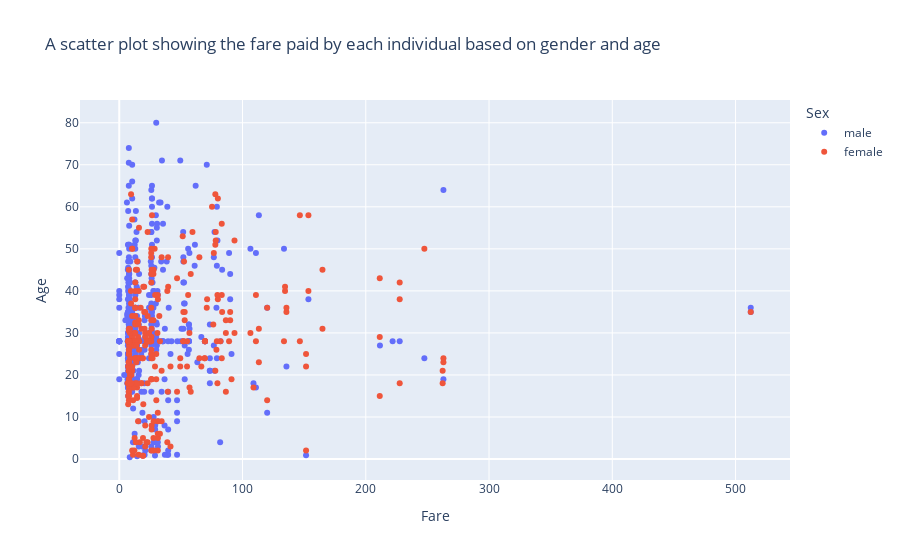

The notebook cell this image was saved under:
### Markdown cell above
Answer 6: Using a scatter plot, plot the ages to the fare paid by the each passenger based on their
gender.

### Code cell
fig = px.scatter(titanic_DS, x="Fare", y="Age", color="Sex",
                title="A scatter plot showing the fare paid by each individual based on gender and age")

# show plot 
fig.show()

### Figure 1 — Plotly figure (JSON) as saved in the notebook; plotly's stock layout.template omitted (floating-point values rounded to 4 significant figures; data arrays with more than 128 entries replaced by an {"elided": "..."} marker saying what was removed)
{"data": [{"hovertemplate": "Sex=male<br>Fare=%{x}<br>Age=%{y}<extra></extra>", "legendgroup": "male", "marker": {"color": "#636efa", "symbol": "circle"}, "mode": "markers", "name": "male", "orientation": "v", "showlegend": true, "type": "scatter", "x": {"elided": "577 float values"}, "xaxis": "x", "y": {"elided": "577 float values"}, "yaxis": "y"}, {"hovertemplate": "Sex=female<br>Fare=%{x}<br>Age=%{y}<extra></extra>", "legendgroup": "female", "marker": {"color": "#EF553B", "symbol": "circle"}, "mode": "markers", "name": "female", "orientation": "v", "showlegend": true, "type": "scatter", "x": {"elided": "314 float values"}, "xaxis": "x", "y": {"elided": "314 float values"}, "yaxis": "y"}], "layout": {"legend": {"title": {"text": "Sex"}, "tracegroupgap": 0}, "title": {"text": "A scatter plot showing the fare paid by each individual based on gender and age"}, "xaxis": {"anchor": "y", "domain": [0, 1], "title": {"text": "Fare"}}, "yaxis": {"anchor": "x", "domain": [0, 1], "title": {"text": "Age"}}}}
